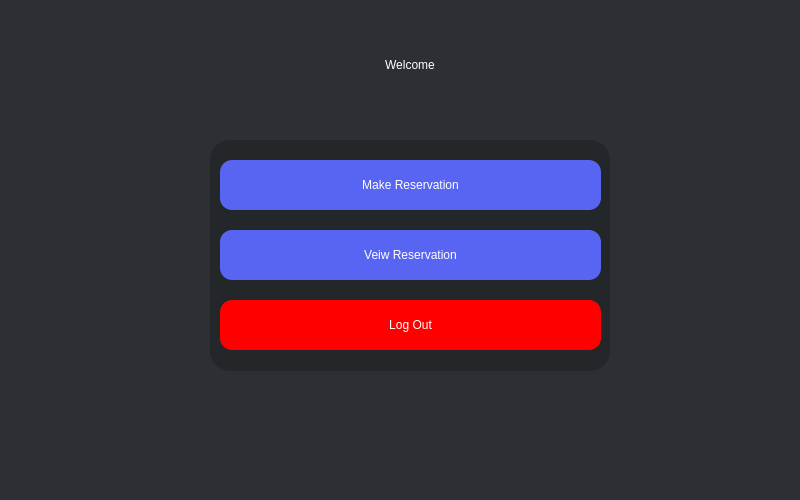
<?xml version="1.0" encoding="UTF-8"?>
<ui version="4.0">
 <class>Dialog</class>
 <widget class="QDialog" name="Dialog">
  <property name="geometry">
   <rect>
    <x>0</x>
    <y>0</y>
    <width>800</width>
    <height>500</height>
   </rect>
  </property>
  <property name="windowTitle">
   <string>Dialog</string>
  </property>
  <widget class="QWidget" name="widget" native="true">
   <property name="geometry">
    <rect>
     <x>0</x>
     <y>0</y>
     <width>801</width>
     <height>501</height>
    </rect>
   </property>
   <property name="styleSheet">
    <string notr="true">QWidget#widget{background-color:rgb(44, 47, 51)}</string>
   </property>
   <widget class="QFrame" name="loginCard">
    <property name="geometry">
     <rect>
      <x>210</x>
      <y>140</y>
      <width>400</width>
      <height>231</height>
     </rect>
    </property>
    <property name="styleSheet">
     <string notr="true">QFrame#loginCard {
    background-color: #23272A;
    border-radius: 20px;
}
</string>
    </property>
    <property name="frameShape">
     <enum>QFrame::Shape::StyledPanel</enum>
    </property>
    <property name="frameShadow">
     <enum>QFrame::Shadow::Raised</enum>
    </property>
    <widget class="QPushButton" name="MakeReservationPageButton">
     <property name="geometry">
      <rect>
       <x>10</x>
       <y>20</y>
       <width>381</width>
       <height>50</height>
      </rect>
     </property>
     <property name="styleSheet">
      <string notr="true">
     QPushButton {
       font: 700 12pt &quot;Segoe UI&quot;;
       color: white;
       background-color: #5865F2;
       border-radius: 12px;
     }
     QPushButton:hover {
       background-color: #4752C4;
     }
    </string>
     </property>
     <property name="text">
      <string>Make Reservation</string>
     </property>
    </widget>
    <widget class="QPushButton" name="LogoutButton">
     <property name="geometry">
      <rect>
       <x>10</x>
       <y>160</y>
       <width>381</width>
       <height>50</height>
      </rect>
     </property>
     <property name="styleSheet">
      <string notr="true">
     QPushButton {
       font: 700 12pt &quot;Segoe UI&quot;;
       color: white;
       background-color: rgb(255, 0, 0);
       border-radius: 12px;
     }
     QPushButton:hover {
       background-color: rgb(199, 0, 0);
     }
    </string>
     </property>
     <property name="text">
      <string>Log Out</string>
     </property>
    </widget>
    <widget class="QPushButton" name="ViewReservationPageButton">
     <property name="geometry">
      <rect>
       <x>10</x>
       <y>90</y>
       <width>381</width>
       <height>50</height>
      </rect>
     </property>
     <property name="styleSheet">
      <string notr="true">
     QPushButton {
       font: 700 12pt &quot;Segoe UI&quot;;
       color: white;
       background-color: #5865F2;
       border-radius: 12px;
     }
     QPushButton:hover {
       background-color: #4752C4;
     }
    </string>
     </property>
     <property name="text">
      <string>Veiw Reservation</string>
     </property>
    </widget>
   </widget>
   <widget class="QLabel" name="titleLabel">
    <property name="geometry">
     <rect>
      <x>210</x>
      <y>40</y>
      <width>400</width>
      <height>50</height>
     </rect>
    </property>
    <property name="styleSheet">
     <string notr="true">font: 900 16pt &quot;Segoe UI&quot;; color: white;</string>
    </property>
    <property name="text">
     <string>Welcome</string>
    </property>
    <property name="alignment">
     <set>Qt::AlignmentFlag::AlignCenter</set>
    </property>
   </widget>
  </widget>
 </widget>
 <resources/>
 <connections/>
</ui>
